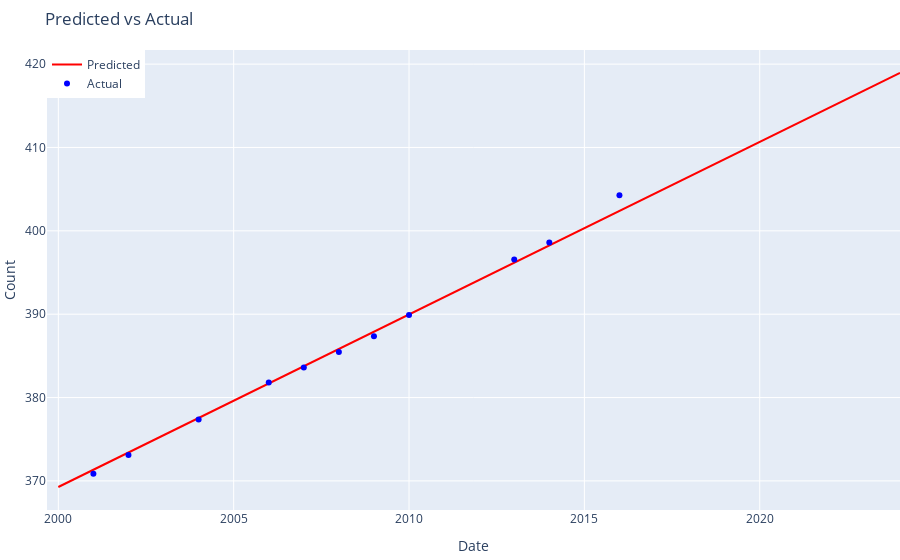

Notebook cell for this chart:
### Code cell
fig = go.Figure()
fig.add_trace(go.Scatter(x=pred_list.reshape(-1), y=pred.reshape(-1), mode="lines", line_color='red', name='Predicted'))
fig.add_trace(go.Scatter(x=X_test.reshape(-1), y=y_test.reshape(-1), mode="markers", line_color='blue', name='Actual'))
fig.update_layout(title='Predicted vs Actual', legend=dict(x=0,y=1), xaxis_title='Date', yaxis_title='Count', margin=dict(l=0,r=0,t=50,b=50))

### Figure 1 — Plotly figure (JSON) as saved in the notebook; plotly's stock layout.template omitted (floating-point values rounded to 4 significant figures)
{"data": [{"line": {"color": "red"}, "mode": "lines", "name": "Predicted", "type": "scatter", "x": [2000, 2001, 2002, 2003, 2004, 2005, 2006, 2007, 2008, 2009, 2010, 2011, 2012, 2013, 2014, 2015, 2016, 2017, 2018, 2019, 2020, 2021, 2022, 2023, 2024], "y": [369.3, 371.3, 373.4, 375.5, 377.5, 379.6, 381.7, 383.8, 385.8, 387.9, 390.0, 392.0, 394.1, 396.2, 398.2, 400.3, 402.4, 404.4, 406.5, 408.6, 410.7, 412.7, 414.8, 416.9, 418.9]}, {"line": {"color": "blue"}, "mode": "markers", "name": "Actual", "type": "scatter", "x": [2001, 2006, 2008, 2009, 2013, 2004, 2002, 2014, 2010, 2007, 2016], "y": [370.9, 381.8, 385.4, 387.4, 396.6, 377.4, 373.1, 398.6, 389.9, 383.6, 404.3]}], "layout": {"legend": {"x": 0, "y": 1}, "margin": {"b": 50, "l": 0, "r": 0, "t": 50}, "title": {"text": "Predicted vs Actual"}, "xaxis": {"title": {"text": "Date"}}, "yaxis": {"title": {"text": "Count"}}}}
